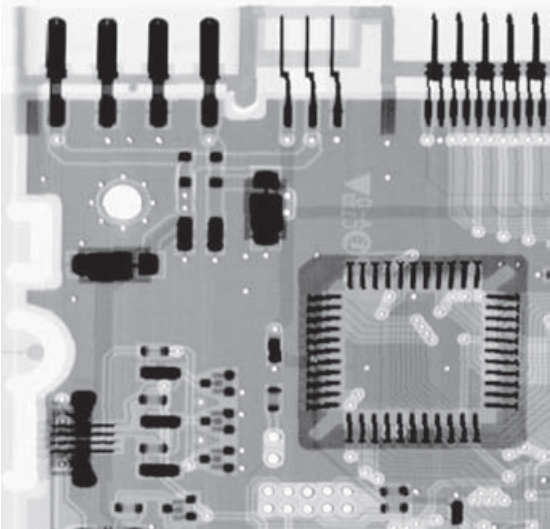
#> input picture circuit board.png, 550 x 529 px
$ python gaussian_noise_histogram.py
#> lines starting #> are read from the running program, lines starting #| are printed output that depends on the picture
import cv2
import numpy as np
import matplotlib.pyplot as plt

# Read the original image
original_image = cv2.imread('../circuit board.png', cv2.IMREAD_GRAYSCALE)
#> original_image: shape (529, 550); min 34, max 255, mean 166.5

# Create Gaussian noise with zero mean and variance of 400
mean = 0
variance = 400
stddev = np.sqrt(variance)
gaussian_noise = np.random.normal(mean, stddev, original_image.shape).astype(np.uint8)

# Add the Gaussian noise to the original image
image_with_gaussian_noise = cv2.add(original_image, gaussian_noise)
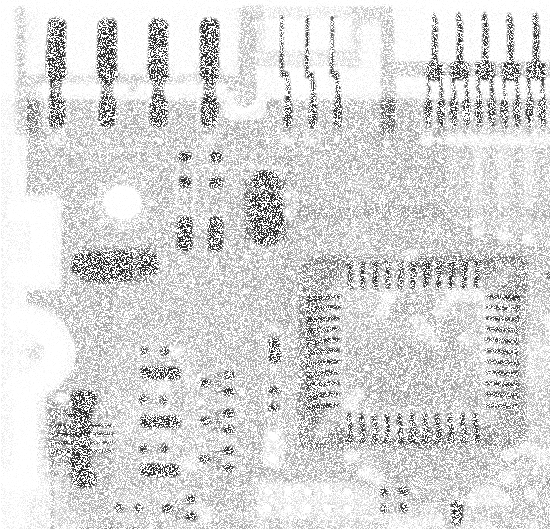
#> image_with_gaussian_noise: shape (529, 550); min 34, max 255, mean 216.1

# Display the original image and the image with Gaussian noise
plt.subplot(121), plt.imshow(original_image, cmap='gray')
plt.title('Original Image'), plt.xticks([]), plt.yticks([])

plt.subplot(122), plt.imshow(image_with_gaussian_noise, cmap='gray')
plt.title('Image with Gaussian Noise'), plt.xticks([]), plt.yticks([])
plt.show()
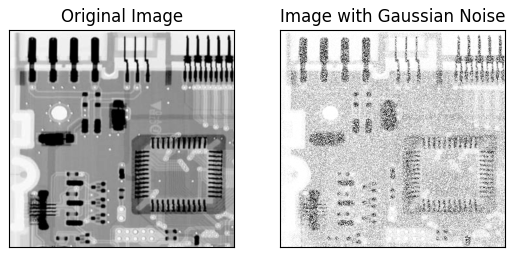
#> figure drawn by matplotlib, 2 panels

plt.hist(image_with_gaussian_noise.ravel(), bins=256, range=[0, 256])
plt.title('Histogram for Gaussian Noise')
plt.xlabel('Pixel Value')
plt.ylabel('Frequency')
plt.show()
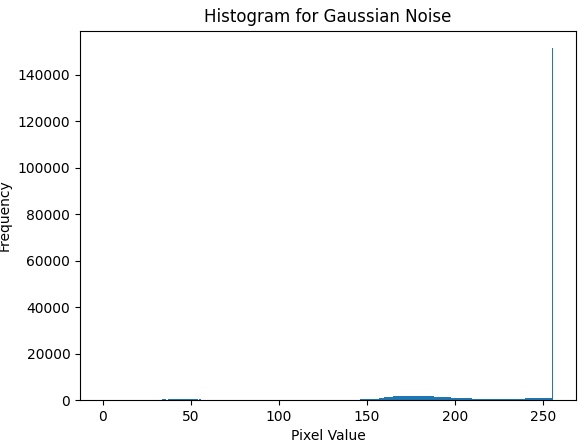
#> figure drawn by matplotlib, 1 panel; tallest bar 151461 high, from x = 255 to 256

$ run again, with Gaussian noise 1.png copied over circuit board.png
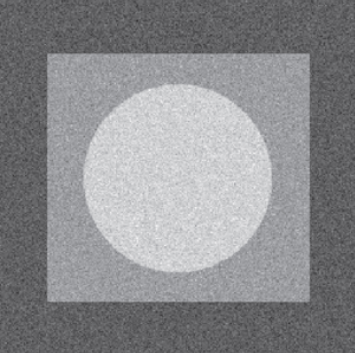
#> input picture Gaussian noise 1.png, 355 x 353 px
#> `image_with_gaussian_noise = cv2.add(original_image, gaussian_noise)`:
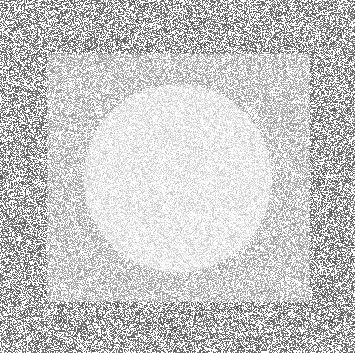
#> image_with_gaussian_noise: shape (353, 355); min 66, max 255, mean 202.4
#> `plt.show()`:
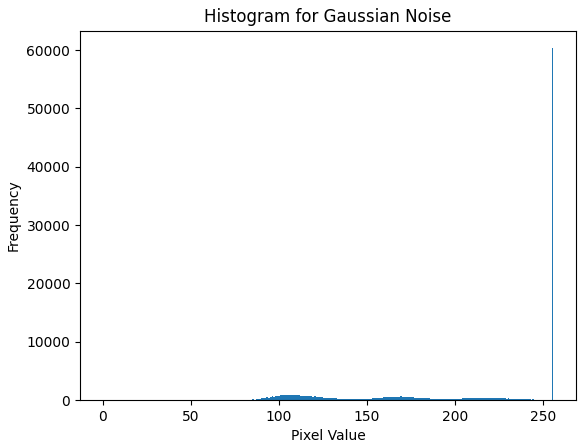
#> figure drawn by matplotlib, 1 panel; tallest bar 60321 high, from x = 255 to 256

$ run again, with Turkey Coffee.png copied over circuit board.png
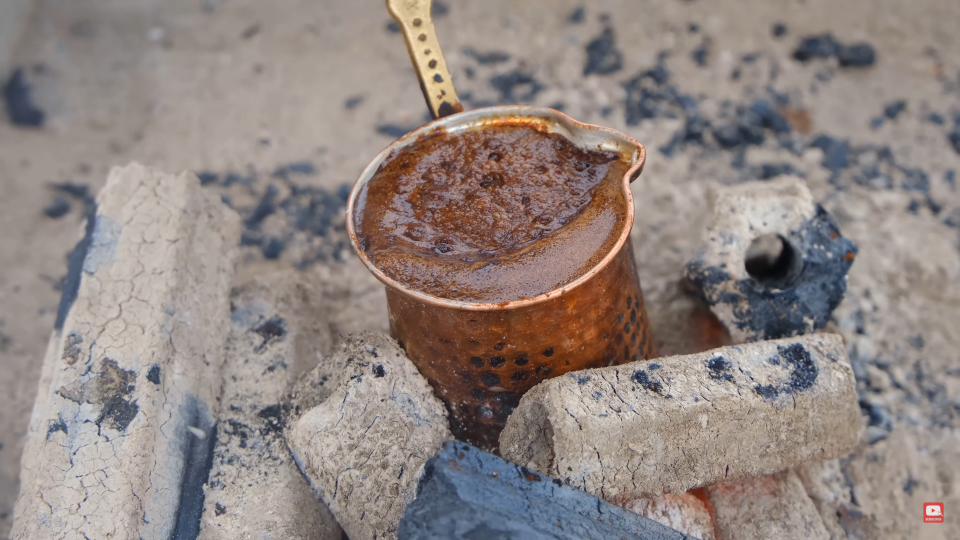
#> input picture Turkey Coffee.png, 1920 x 1080 px (shown at 1/2 size)
#> `image_with_gaussian_noise = cv2.add(original_image, gaussian_noise)`:
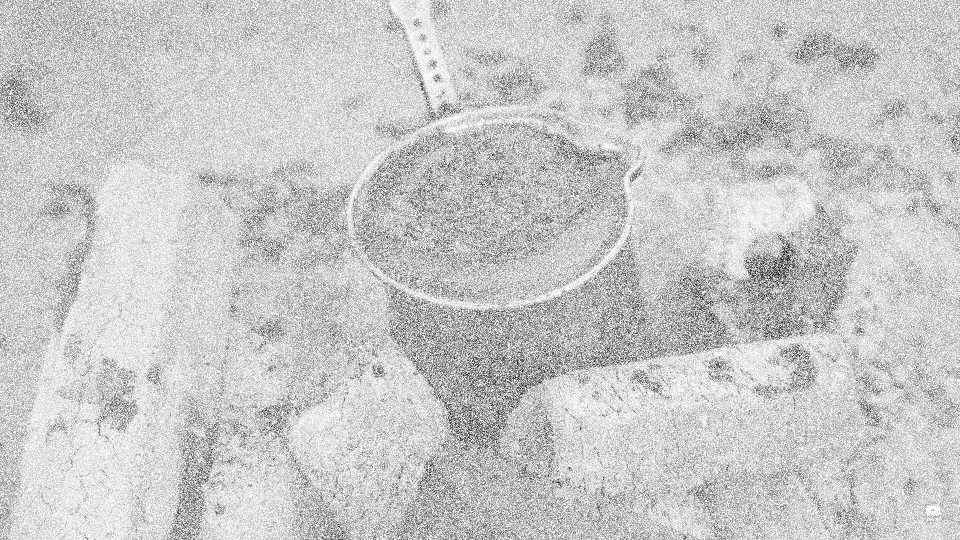
#> image_with_gaussian_noise: shape (1080, 1920) (shown at 1/2 size); min 0, max 255, mean 200.9
#> `plt.show()`:
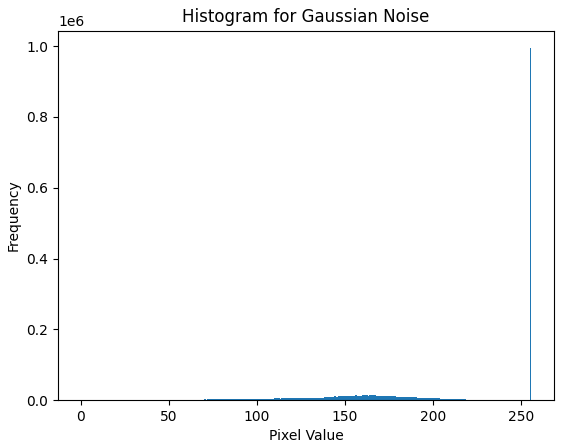
#> figure drawn by matplotlib, 1 panel; tallest bar 993866 high, from x = 255 to 256
